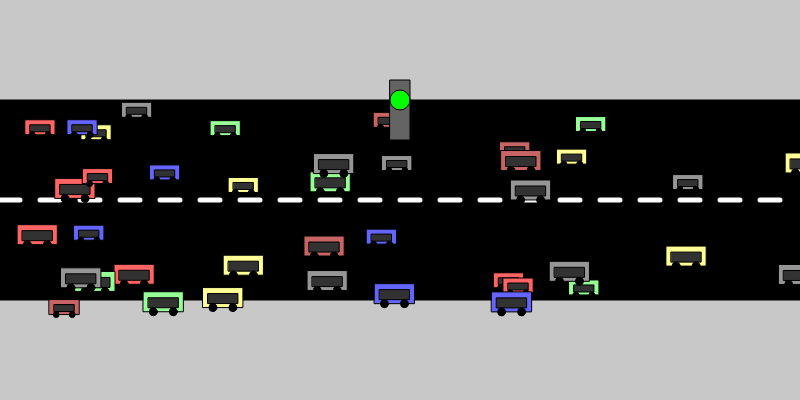
Frame 1 (no input)
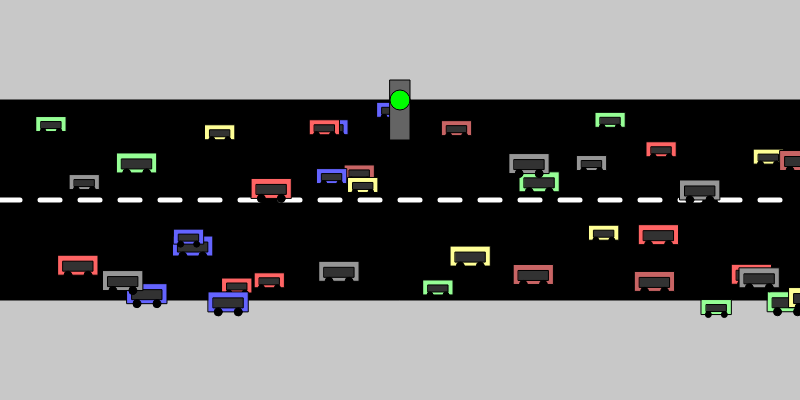
Frame 60 (no input)
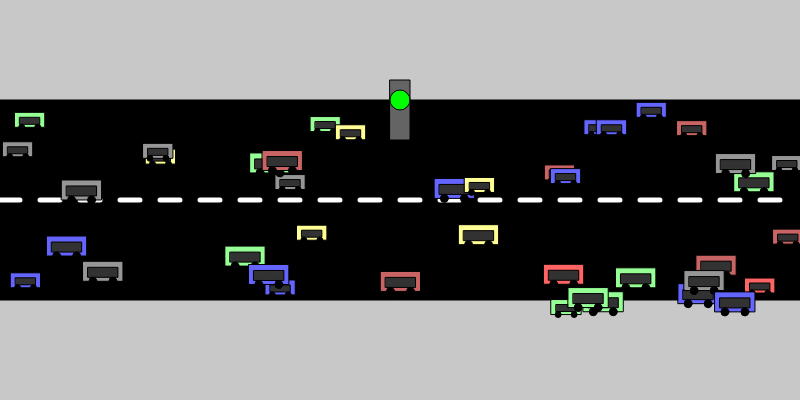
Frame 120 (the mouse pressed at the canvas centre since frame 60)

The p5.js sketch that drew these frames (run headless with seeded random() and noise() and a simulated clock; from frame 60 on, the mouse is pressed at the canvas centre):

// p5.js sketch
// ── sketch.js
// CARS CARS CARS
// Henish patel
// 10/18/2024
let eastbound = [];
let westbound = [];
let trafficLight;

function setup() {
  createCanvas(800, 400);

  // Initialize vehicles
  for (let i = 0; i < 20; i++) {
    let x = random(width);
    let yEast = random(height / 4, height / 2 - 20); // Eastbound lane
    let yWest = random(height / 2 + 20, height * 3 / 4); // Westbound lane

    eastbound.push(new Vehicle(floor(random(2)), x, yEast, 1, random(2, 5))); // Random vehicle (car or truck), eastbound
    westbound.push(new Vehicle(floor(random(2)), x, yWest, 0, random(2, 5))); // Random vehicle (car or truck), westbound
  }

  // Initialize traffic light
  trafficLight = new TrafficLight();
}

function draw() {
  background(200);

  // Draw the road, looks cool right?
  drawRoad();

  // Vehicles only move when the light is green, duh!
  if (trafficLight.state === 'green') {
    for (let vehicle of eastbound) vehicle.action();
    for (let vehicle of westbound) vehicle.action();
  } else {
    // Cars stop when the light is red, obviously
    for (let vehicle of eastbound) vehicle.display(); // Still show vehicles when stopped
    for (let vehicle of westbound) vehicle.display();
  }

  // Draw and update traffic light
  trafficLight.display();
  trafficLight.update();
}

function drawRoad() {
  // Draw the road (black rectangle)
  fill(0);
  rect(0, height / 4, width, height / 2);

  // Draw dashed lane divider
  stroke(255);
  strokeWeight(5);
  for (let i = 0; i < width; i += 40) {
    line(i, height / 2, i + 20, height / 2); // Small dashes, looks neat!
  }
}

// Vehicle class
class Vehicle {
  constructor(type, x, y, direction, xSpeed) {
    this.type = type;  // 0 for car, 1 for truck/van
    this.vColor = this.getNaturalColor(); // Natural color
    this.x = x;
    this.y = y;
    this.direction = direction; // 0 = left (westbound), 1 = right (eastbound)
    this.xSpeed = xSpeed;
    this.acceleration = 0.1; // Smooth acceleration, nice!
    this.maxSpeed = this.type === 0 ? 8 : 6; // Cars go faster than trucks, obv
  }

  // Function to get a natural color for vehicles
  getNaturalColor() {
    const colors = [
      color(100, 100, 255), // Light blue
      color(150, 255, 150), // Light green
      color(255, 100, 100), // Light red
      color(255, 255, 150), // Light yellow
      color(150, 150, 150), // Gray
      color(200, 100, 100)  // Brown
    ];
    return random(colors);
  }

  // Function to display the vehicle (with smaller size)
  display() {
    stroke(0); // Thinner outline
    strokeWeight(1); // Thinner outline
    fill(this.vColor);
    
    // Draw the car body
    if (this.type === 0) {
      rect(this.x, this.y, 30, 15); // Smaller car body
      fill(50);
      rect(this.x + 5, this.y + 5, 20, 7); // Car windows
      // Draw the wheels
      fill(0);
      ellipse(this.x + 7, this.y + 15, 6, 6); // Front wheel
      ellipse(this.x + 23, this.y + 15, 6, 6); // Back wheel
    } else {
      rect(this.x, this.y, 40, 20); // Smaller truck body
      fill(50);
      rect(this.x + 5, this.y + 6, 30, 10); // Truck windows
      // Draw the wheels
      fill(0);
      ellipse(this.x + 10, this.y + 20, 8, 8); // Front wheel
      ellipse(this.x + 30, this.y + 20, 8, 8); // Back wheel
    }
  }

  // Function to move the vehicle
  move() {
    this.xSpeed = constrain(this.xSpeed, -this.maxSpeed, this.maxSpeed); // Limit speed, obviously

    // Add acceleration for smoother movement
    if (this.direction === 1) { 
      this.x += this.xSpeed; // Move right (eastbound)
    } else {
      this.x -= this.xSpeed; // Move left (westbound)
    }

    // Wrap around the screen when the vehicle goes off the canvas
    if (this.x > width) {
      this.x = 0; // Back to the start, neat!
    } else if (this.x < 0) {
      this.x = width; // Go back around
    }
  }

  // Function to speed up the vehicle
  speedUp() {
    if (this.xSpeed < this.maxSpeed) {
      this.xSpeed += this.acceleration;
    }
  }

  // Function to slow down the vehicle
  speedDown() {
    if (this.xSpeed > 0) {
      this.xSpeed -= this.acceleration;
    }
  }

  // Function to change the vehicle color
  changeColor() {
    this.vColor = this.getNaturalColor();
  }

  // The main action function
  action() {
    this.move();
    if (random(100) < 1) this.speedUp(); // 1% chance to speed up, crazy right?
    if (random(100) < 1) this.speedDown(); // 1% chance to slow down, lol
    if (random(100) < 1) this.changeColor(); // 1% chance to change color
    this.display();
  }
}

// Traffic Light class
class TrafficLight {
  constructor() {
    this.state = 'green'; // Initial state
    this.timer = 0;
  }

  display() {
    fill(100);
    rect(width / 2 - 10, height / 4 - 20, 20, 60); // Light pole

    // Light color
    if (this.state === 'green') {
      fill(0, 255, 0); // Green light
    } else if (this.state === 'red') {
      fill(255, 0, 0); // Red light
    }
    ellipse(width / 2, height / 4, 20, 20); // Light circle
  }

  update() {
    if (this.state === 'red' && this.timer > 0) {
      this.timer--;
    } else if (this.state === 'red' && this.timer === 0) {
      this.state = 'green'; // Switch back to green
    }
  }

  switchToRed() {
    this.state = 'red';
    this.timer = 120; // Red for 120 frames
  }

  toggle() {
    if (this.state === 'green') {
      this.switchToRed();
    } else {
      this.state = 'green';
    }
  }
}

// Add cars on mouse click
function mousePressed() {
  let x = random(width);
  let yEast = random(height / 4, height / 2 - 20); // Eastbound lane
  let yWest = random(height / 2 + 20, height * 3 / 4); // Westbound lane

  if (mouseButton === LEFT) {
    if (keyIsDown(SHIFT)) {
      // Add westbound vehicle (car or truck) on SHIFT + LEFT click
      westbound.push(new Vehicle(floor(random(2)), x, yWest, 0, random(2, 5)));
    } else {
      // Add eastbound vehicle (car or truck) on LEFT click
      eastbound.push(new Vehicle(floor(random(2)), x, yEast, 1, random(2, 5)));
    }
  }
}

// Traffic light control with spacebar
function keyPressed() {
  if (key === ' ') {
    trafficLight.toggle(); // Toggle between red and green
  }
}
 
